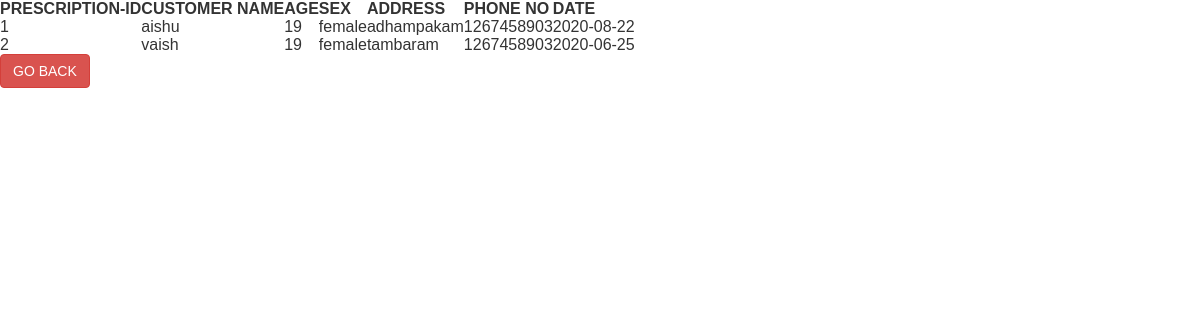
/customer.php (signed in), run on the app's committed database.
### tables this page shows
CREATE TABLE `prescription` (
  `pres_id` int(11) NOT NULL,
  `cust_name` varchar(20) NOT NULL,
  `Age` int(3) NOT NULL,
  `sex` varchar(6) NOT NULL,
  `address` varchar(42) NOT NULL,
  `Phone` varchar(11) NOT NULL,
  `date` date NOT NULL
);

### customer.php (the view, shortened to what this page needs)
<?php
require_once "config.php";
$sql = "SELECT * FROM prescription";
if ($res = mysqli_query($link, $sql)) {
    if (mysqli_num_rows($res) > 0) {
        echo "<table>";
        echo "<tr>";
        echo "<th>PRESCRIPTION-ID</th>";
        echo "<th>CUSTOMER NAME</th>";
        echo "<th>AGE</th>";
        echo "<th>SEX</th>";
        echo "<th>ADDRESS</th>";
        echo "<th>PHONE NO</th>";
        echo "<th>DATE</th>";
        echo "</tr>";
        while ($row = mysqli_fetch_array($res)) {
            echo "<tr>";
            echo "<td>".$row['pres_id']."</td>";
            echo "<td>".$row['cust_name']."</td>";
            echo "<td>".$row['Age']."</td>";
            echo "<td>".$row['sex']."</td>";
            echo "<td>".$row['address']."</td>";
            echo "<td>".$row['Phone']."</td>";
            echo "<td>".$row['date']."</td>";
            echo "</tr>";
        }
        echo "</table>";
    }
    else {
        echo "No matching records are found.";
    }
}
else {
    echo "ERROR: Could not able to execute $sql. "
                                .mysqli_error($link);
}
?>
<!DOCTYPE html>
<html lang="en">
<head>
    <link rel="stylesheet" href="https://maxcdn.bootstrapcdn.com/bootstrap/3.3.7/css/bootstrap.css">
</head>
<body>
<p>
   <a href="welcome.php" class="btn btn-danger">GO BACK</a>
    </p>
</body>
</html>

### customer.php (style rules this page uses)
body { font: 14px sans-serif; }

### data on the page
prescription: pres_id "1", cust_name "aishu", Age "19", sex "female", address "adhampakam", Phone "1267458903", date "2020-08-22"
prescription: pres_id "2", cust_name "vaish", Age "19", sex "female", address "tambaram", Phone "1267458903", date "2020-06-25"
